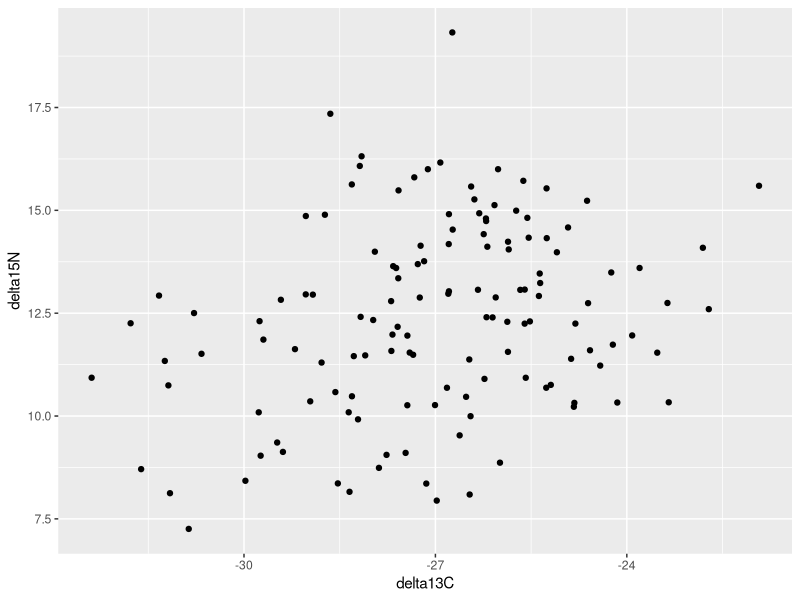
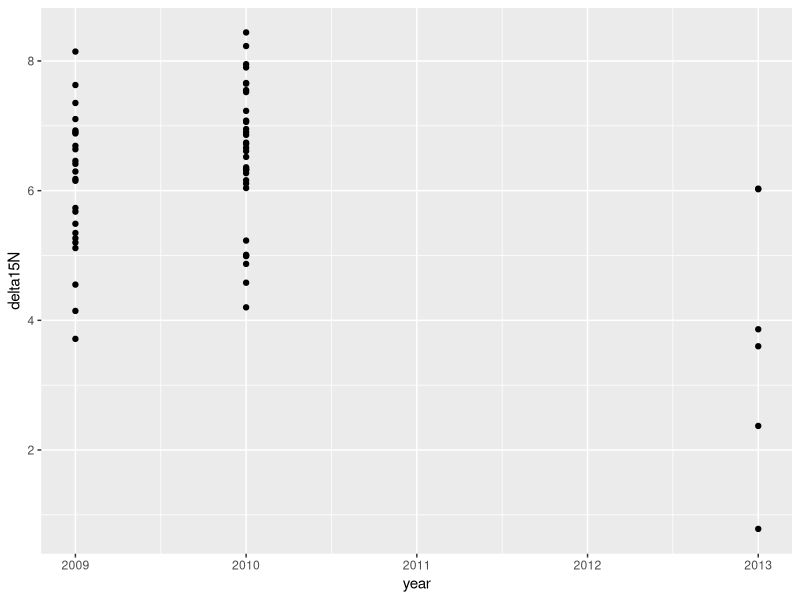
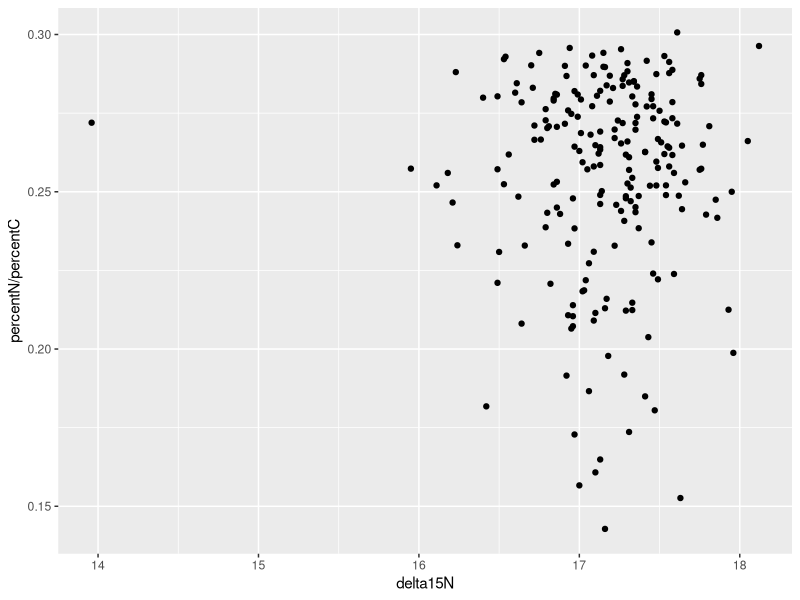
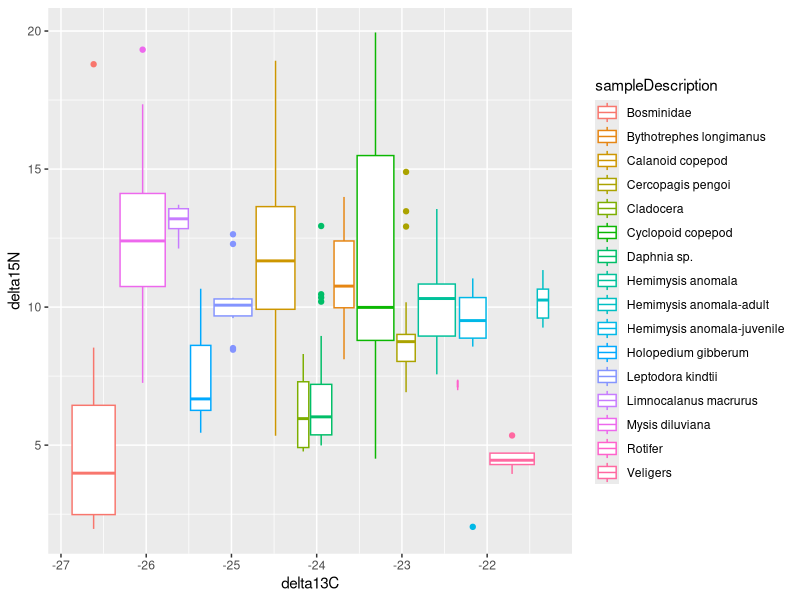
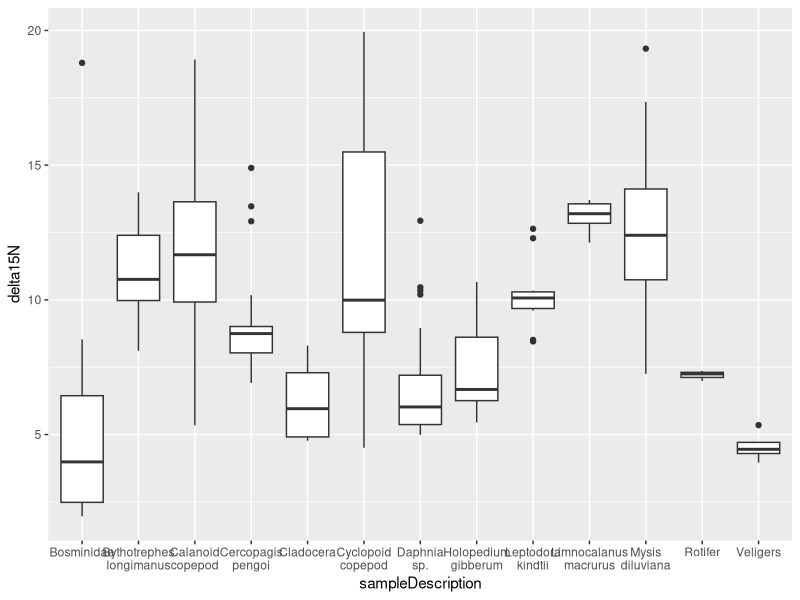
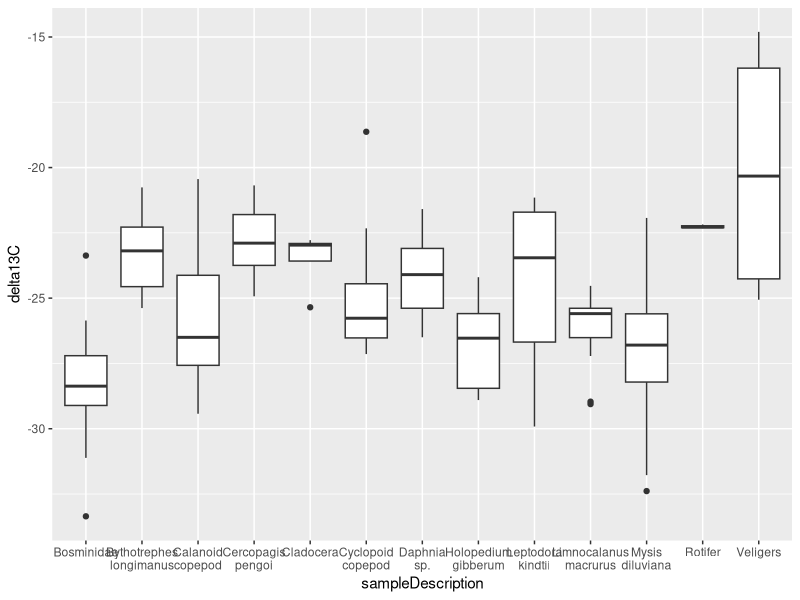
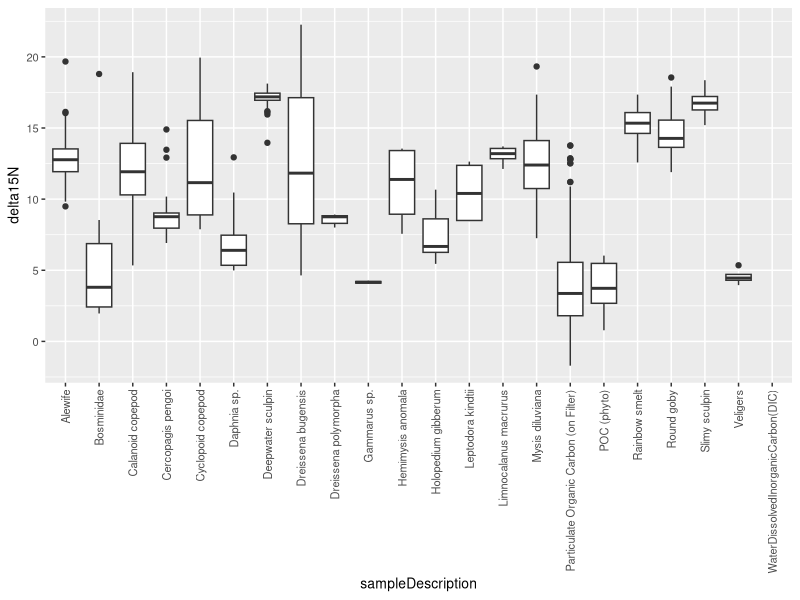
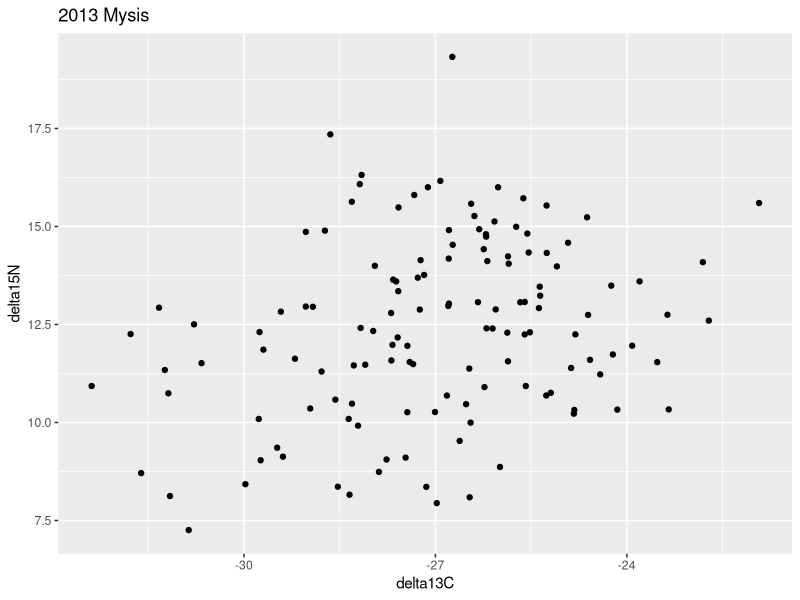

These figures' R source, in order: (Note: this script raises an error after producing the figures.)
## ---- chunk 1
knitr::opts_chunk$set(echo = TRUE, warnings = FALSE, message = FALSE)
## ---- chunk 2
library(tidyverse)
library(ggpubr)
library(rnaturalearth)
library(rnaturalearthdata)
library(stringr)
library(ggforce)
library(lubridate)

##### Import messy data and cut out empty rows and resave ####
### Will only have to do this once ###
# setwd("C:/Users/kcn33/Box/Summer 2022")
# data = data.frame(read.csv("USGS_LOBS_StableIsotopeData_20210113.csv"))
# data
# toDelete <- seq(0, nrow(data), 2)
# data = data[ toDelete ,]
# # data
# data$Group = NA
# setwd("C:/Users/kcn33/Box/Ontario Isotopes")
# write.csv(data, file 
##### Load in Data ####
setwd("C:/Users/kcn33/github/ON_Zoop_StableIsotopes/")
data = read.csv(file = "raw-data/LOBS Isotope Dataset 20210113.csv")
data$X = data$X/2

summary(data)
unique(data$sampleDescription)

# Edit Dates to be usable
data$dateCollected = mdy(data$dateCollected)

# # Load Map data
# lakes10 = ne_download(scale = 10, type = "lakes", category = "physical",
#                       returnclass = "sf")
# 
# 
# 
# ##### MAPPING #####
# mapofpoints = 
#   ggplot(data = lakes10)+
#   geom_sf()+
#   geom_point(data = data, aes(x = longitude_decDeg, y = lattitude_decDeg), size = 1, 
#              shape = 23, fill = "darkred")+
#   coord_sf(xlim = c(-80, -75), ylim = c(42,45), expand = FALSE)
# 
# mapofpoints

#coord_sf(xlim = c-82), ylim = c(41,46), expand = FALSE)

##### Subsetting data ####

mysids = data %>%
  filter(sampleDescription == "Mysis diluviana") %>%
  as.data.frame()
mysids

zoops = data %>% 
  filter(Group == "Zooplankton") %>%
  as.data.frame()

limnos = zoops %>%
  filter(sampleDescription == "Limnocalanus macrurus") %>%
  as.data.frame()

zoops_nohemi = zoops %>%
  filter(sampleDescription != "Hemimysis anomala") %>%
  filter(sampleDescription != "Hemimysis anomala-adult") %>%
  filter(sampleDescription != "Hemimysis anomala-juvenile") %>%
  as.data.frame()

only2013 = data %>% 
  filter(year == 2013) %>%
  as.data.frame()




#####

##### Plotting #####
mysis_CxN_plot = ggplot(mysids, aes(x = delta13C, y = delta15N)) +
  geom_point()
mysis_CxN_plot

ggplot(data[data$sampleDescription == "POC (phyto)", ], aes(x = year, y = delta15N ))+
  geom_point()

ggplot(data[data$sampleDescription == "Deepwater sculpin", ], aes(x = delta15N, y = percentN/percentC ))+
  geom_point()

zooptopes = 
  ggplot(zoops, aes(delta13C, delta15N, color = sampleDescription))+
  geom_boxplot()
zooptopes

zooptopes_box_15N = 
  ggplot(zoops_nohemi, aes(x = sampleDescription, y= delta15N))+
  geom_boxplot()+
  scale_x_discrete(labels = function(x) str_wrap(x, width = 8))
zooptopes_box_15N

zooptopes_box_13C = 
  ggplot(zoops_nohemi, aes(x = sampleDescription, y= delta13C))+
  geom_boxplot()+
scale_x_discrete(labels = function(x) str_wrap(x, width = 8))
zooptopes_box_13C

data %>%  
 # filter(sampleDescription == "Mysis diluviana" |
 #           sampleDescription == "Deepwater sculpin" |
 #           sampleDescription == "Calanoid copepod" |
 #           sampleDescription == "Cyclopoid copepod" |
 #           sampleDescription == "POC (phyto)") %>% 
  filter(year == 2013) %>%
  group_by(sampleDescription) %>% 
  #summarize(total_cases = sum(cases)) %>% 
  ggplot(aes(x = sampleDescription, y = delta15N)) +
  geom_boxplot()+
  theme(axis.text.x=element_text(angle=90, hjust=1, vjust=0.5),
        text=element_text(size=10))


#### Mysis and sculpin/goby
mys_sculp = 
  data %>%  
  filter(sampleDescription == "Mysis diluviana" | 
           sampleDescription == "Deepwater sculpin" |
           sampleDescription == "Slimy sculpin" |
           sampleDescription == "Round goby") %>%
  group_by(sampleDescription) %>% 
  #summarize(total_cases = sum(cases)) %>% 
  ggplot(aes(x = sampleDescription, y = delta15N, group = sampleDescription, color = sampleDescription)) +
  geom_boxplot()+
  theme(axis.text.x=element_text(angle=90, hjust=1, vjust=0.5),
        text=element_text(size=10))+
  facet_grid(cols = vars(year))

##### Dreissena and goby
dreissena_goby = 
  data %>%  
  filter(Group == "Dreissena" |
           sampleDescription == "Round goby") %>%
  group_by(sampleDescription) %>% 
  #summarize(total_cases = sum(cases)) %>% 
  ggplot(aes(x = sampleDescription, y = delta13C, group = sampleDescription, color = sampleDescription)) +
  geom_boxplot()+
  theme(axis.text.x=element_text(angle=90, hjust=1, vjust=0.5),
        text=element_text(size=10))+
  facet_grid(cols = vars(year))


mysis_CxN_plot+
  ggtitle("2013 Mysis")

mys_sculp+ggtitle("Mysis & Sculpin")

zooptopes+ggtitle("zoops")

sculp13C = 
  data %>%  
  filter(sampleDescription == "Deepwater sculpin") %>%
  group_by(sampleDescription) %>% 
  #summarize(total_cases = sum(cases)) %>% 
  ggplot(aes(x = sampleDescription, y = delta15N, group = sampleDescription, color = sampleDescription)) +
  geom_boxplot()+
  theme(axis.text.x=element_text(angle=90, hjust=1, vjust=0.5),
        text=element_text(size=10))+
  facet_grid(cols = vars(year))
sculp13C

dat = zoops_nohemi %>%
  filter(sampleDescription == "Mysis diluviana" |
         sampleDescription == "Limnocalanus macrurus" |
           sampleDescription == "Bythotrephes longimanus") %>%
  filter(year == 2013) %>%
  as.data.frame()

dat


zoop_CxN_plot = 
  ggplot(dat, aes(x = delta13C, y = delta15N, 
    fill = sampleDescription, color = sampleDescription,
    linetype = sampleDescription))+
  geom_mark_hull(concavity = 5,expand=0,radius=0)+
  geom_point(size = 4)#  stat_ellipse(type = "t", geom = "polygon")

zoop_CxN_plot



mys_15N_through_year = 
  ggplot(mysids, aes(x = dateCollected, y = delta15N))+
  geom_point()+
  geom_smooth(method = "lm")+
  stat_regline_equation(label.x = 15850, label.y = 18)+
  stat_cor(aes(label=..rr.label..), label.x=15850, label.y=17.5)
mys_15N_through_year

mys_13C_through_year = 
  ggplot(mysids, aes(x = dateCollected, y = delta13C))+
  geom_point()+
  geom_smooth(method = "lm")+
  stat_regline_equation(label.x = 15850, label.y = -21.5)+
  stat_cor(aes(label=..rr.label..), label.x=15850, label.y=-22)
mys_13C_through_year



lm(delta15N ~ dateCollected, mysids)


ggplot(limnos, aes(x = dateCollected, y = delta15N))+
  geom_point()+
  geom_smooth(method = "lm")

ggplot(only2013[only2013$sampleDescription == "Bosminidae",], aes(x = dateCollected, y = delta15N))+
  geom_point()

## ---- chunk 3
mysis_CxN_plot
## ---- chunk 4
mys_15N_through_year
## ---- chunk 5
mys_13C_through_year
## ---- chunk 6
zooptopes_box_15N
## ---- chunk 7
zooptopes_box_13C
